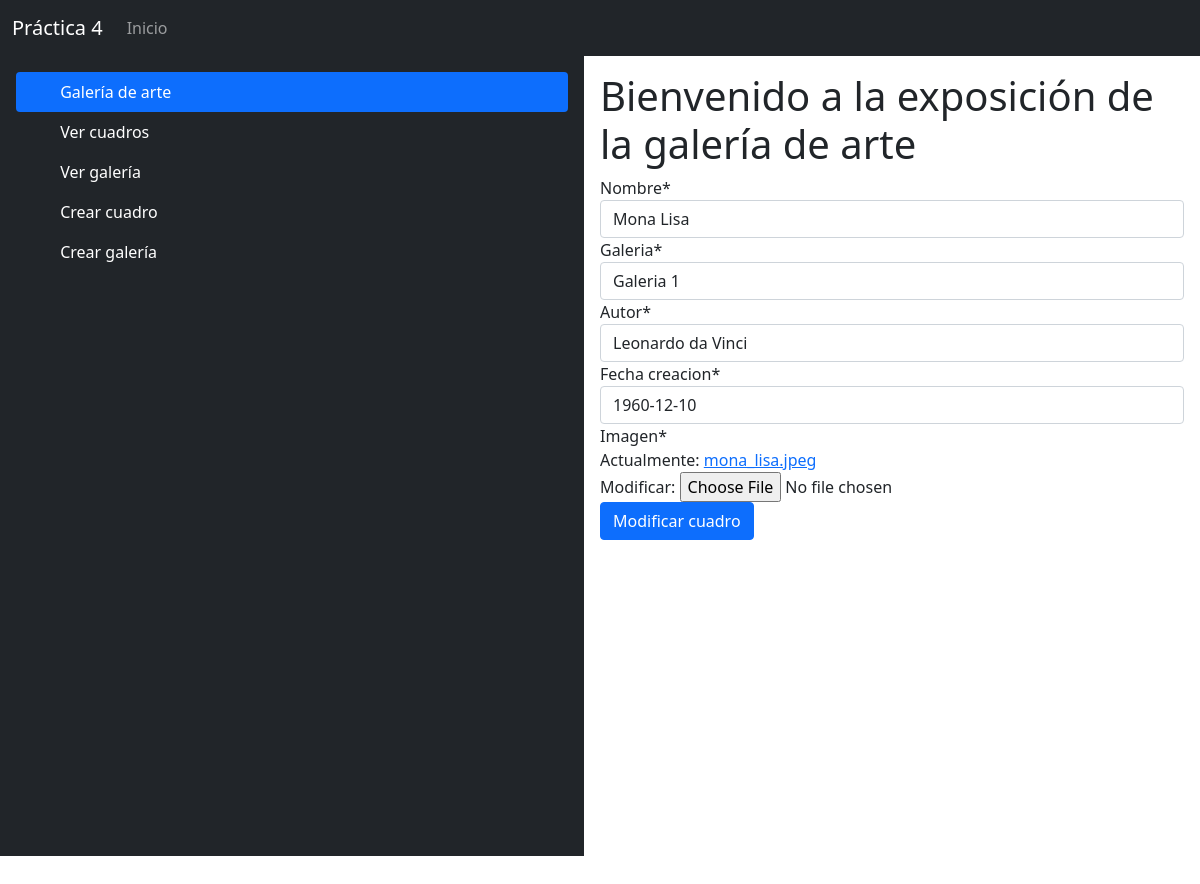
Screenshot of /modificar_cuadro/1 with the database file from the repository.
### galerias/models.py (models this page shows)
class Cuadro(models.Model):
    nombre = models.CharField(max_length=100)
    galeria = models.ForeignKey(Galeria, on_delete=models.CASCADE)
    autor = models.CharField(max_length=100)
    fecha_creacion = models.DateField(default=timezone.now)
    imagen = models.ImageField(default='default.jpg') # imagen del cuadro

class Galeria(models.Model):
    nombre = models.CharField(max_length=200)
    direccion = models.CharField(max_length=100)
    def __str__(self):
        return self.nombre

### galerias/views.py (the view)
# urls.py: path('modificar_cuadro/<int:n>', views.modificar_cuadro, name="modificar_cuadro"),
def modificar_cuadro(request, n):
    c = Cuadro.objects.get(id=n)
    form = CuadroForm(instance=c)
    if request.method == 'POST':
        form = CuadroForm(request.POST, request.FILES, instance=c)
        if form.is_valid():
            form.save()
            return redirect('ver_cuadro')
    return render(request, 'modificar_cuadro.html', {"form":form, "n":n})

### galerias/forms.py
class CuadroForm(forms.ModelForm):
    class Meta:
        model = Cuadro
        fields = ('nombre', 'galeria', 'autor', 'fecha_creacion', 'imagen')

### galerias/templates/modificar_cuadro.html (shortened to what this page needs)
{% extends 'index.html' %}
{% load crispy_forms_tags %}
{% block contenido %}
    <form method="POST" action="/modificar_cuadro/{{n}}" enctype="multipart/form-data">
        {{ form|crispy }}
        <button type="submit" class="btn btn-primary">Modificar cuadro</button>
    </form>
{% endblock %}

### static/css/estilo.css (style rules this page uses)
html { position: relative; min-height: 100%; }
body { margin-bottom: 50px; }

### rows the page displays
Cuadro: nombre "Mona Lisa", galeria "Galeria 1", autor "Leonardo da Vinci", fecha_creacion "1960-12-10"
